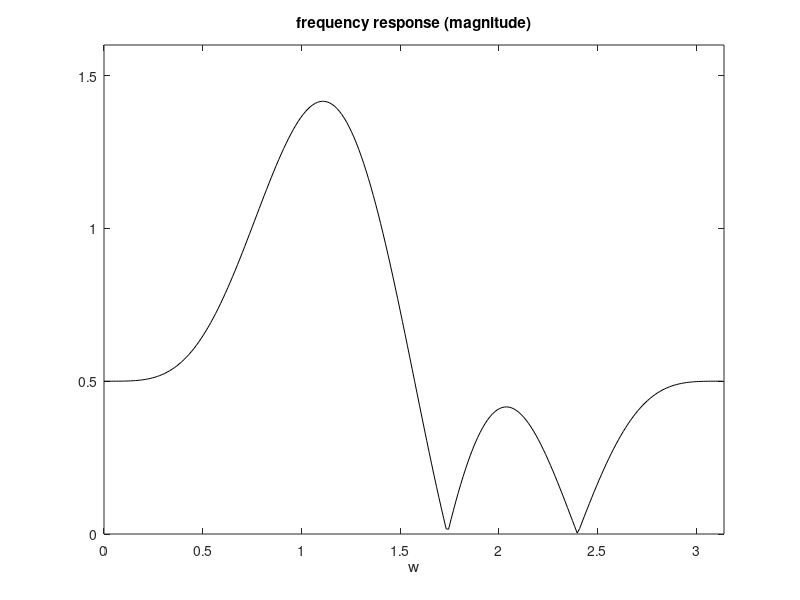

The MATLAB script that drew this image:
% Simple half-band FIR example
% 
h0=[0.1 0 -0.3 0 0.2 0.5 0.2 0 -0.3 0 0.1]; %original causal half-band filter.
w=0:(2*pi/511):pi;
H0=(fft(h0,512)); %discrete Fourier transform
MH0=abs(H0);

plot(w,MH0(1:256),'k'); 
axis([0 pi 0 1.6]);
title('frequency response (magnitude)');
xlabel('w');
